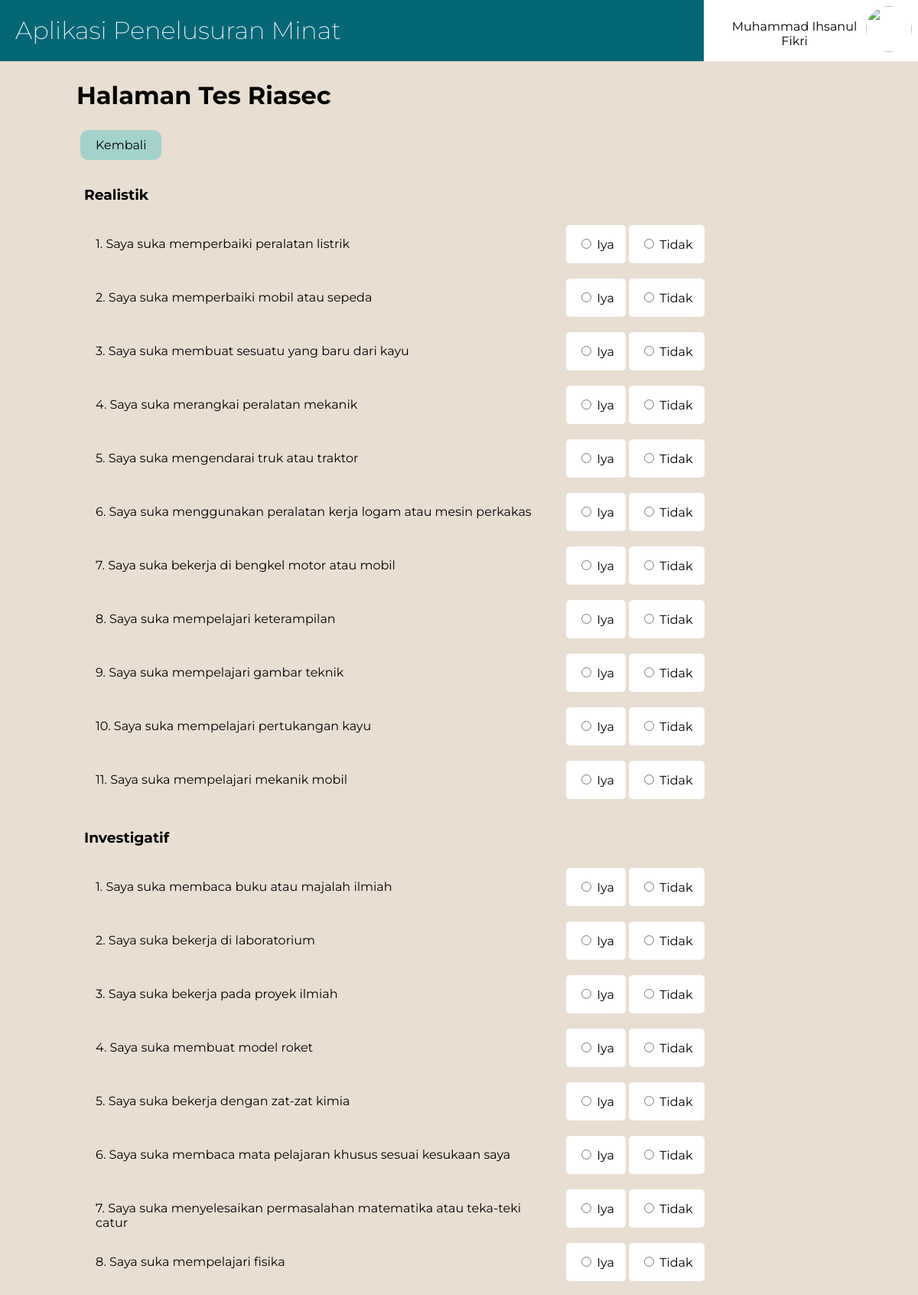
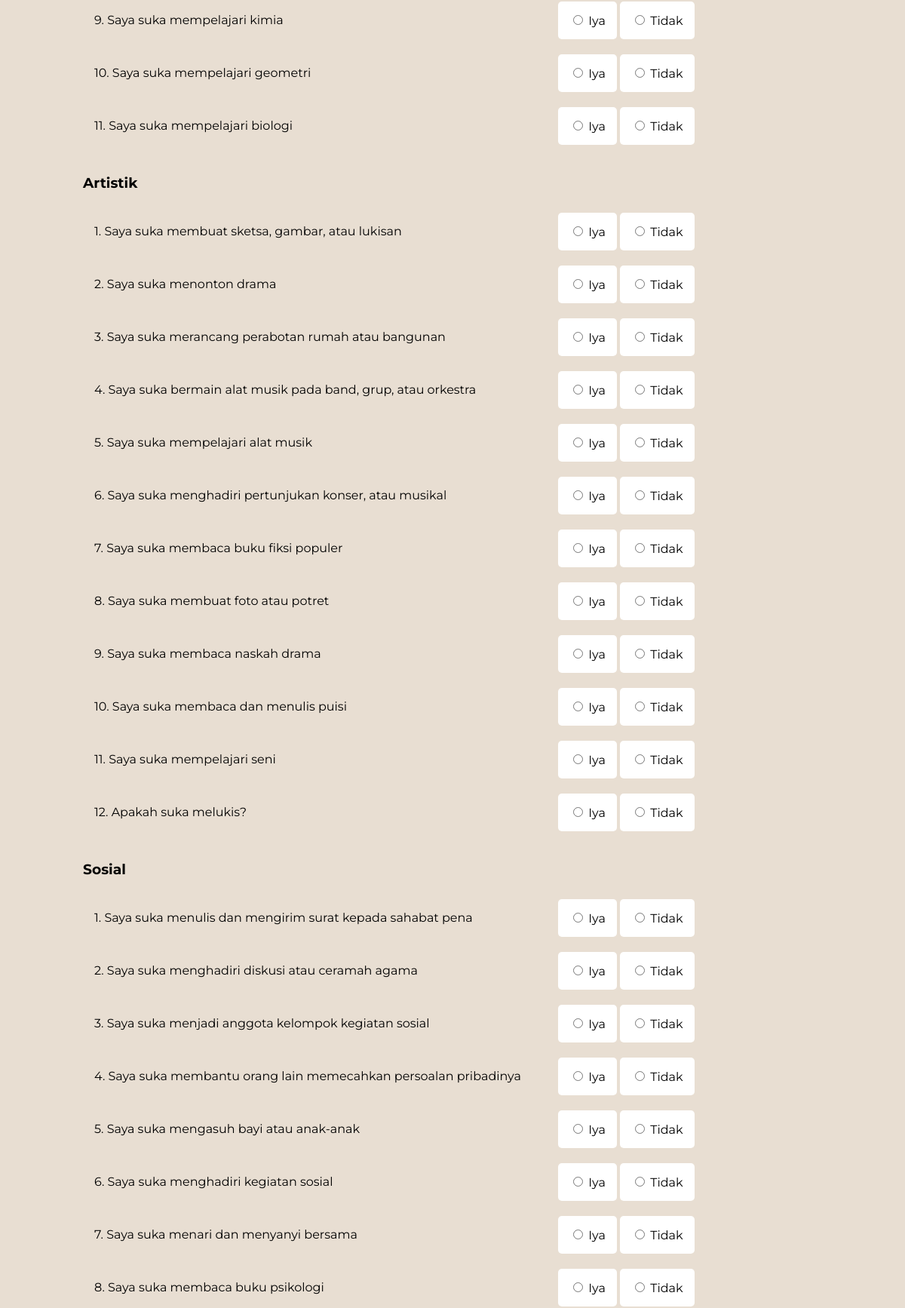
Screenshot of /tes_ulang.php (signed in, upper part) with the database file from the repository (2 pictures, top to bottom).
### tables this page shows
CREATE TABLE `soal` (
  `id_soal` int(11) NOT NULL,
  `tipe` varchar(20) NOT NULL,
  `nomor` int(4) NOT NULL,
  `pertanyaan` varchar(255) NOT NULL
);

### tes_ulang.php (the view, shortened to what this page needs)
<!DOCTYPE html>
<html>
<head>
	<link rel="stylesheet" type="text/css" href="tes.css">
</head>
<body>
	<div class="navbar">
		<a href="index.php"><h1>Aplikasi Penelusuran Minat</h1></a>
		<?php
			if (isset($_SESSION['status'])) {
				if ($_SESSION['status']=='login') {
					echo "<div class='menu'>
							<img src='fotoprofil/".$_SESSION['foto']."'>
							<p class='nama'>".$_SESSION['nama']."</p>
							<div class='submenu'>
								<ul>
									<li><a href='user_edit.php'>Profil</a></li><hr>
									<li><a href='hasil.php'>Lihat Hasil</a></li><hr>
									<li><a href='logout.php'>Keluar</a></li>
								</ul>
							</div>
						</div>";
				}
			}
			else{
				header('location:login.php?alert=belum_login');
			}
		?>
	</div>
	<div class="content">
		<h1>Halaman Tes Riasec</h1>
		<a class="kembali" href="index.php"> Kembali </a>
		<form method="post" action="hasil_tes.php">
			<?php
				include 'koneksi.php';
			?>
			<?php
			  	$query = mysqli_query($koneksi, "SELECT * FROM soal WHERE tipe='Realistik' ORDER BY nomor");
			  	echo "
					<div class='form-row'>
						<h3>Realistik</h3>
					</div>
					";
				while($data = mysqli_fetch_array($query,MYSQLI_ASSOC)){
					echo "
						<div class='form-row'>
							<div class='form-question'>
								<p>$data[nomor]. $data[pertanyaan]</p>
							</div>
							<div class='form-answer'>
								<input type='radio' id='iya$data[tipe]$data[nomor]' name='$data[tipe]$data[nomor]' value='iya' required>
								<label for='iya$data[tipe]$data[nomor]'>Iya</label>
							</div>
							<div class='form-answer'>
								<input type='radio' id='tidak$data[tipe]$data[nomor]' name='$data[tipe]$data[nomor]' value='tidak' required>
								<label for='tidak$data[tipe]$data[nomor]'>Tidak</label>
							</div>
						</div>
					";
				}
				$query = mysqli_query($koneksi, "SELECT * FROM soal WHERE tipe='Investigatif' ORDER BY nomor");
			  	echo "
					<div class='form-row'>
						<h3>Investigatif</h3>
					</div>
					";
				while($data = mysqli_fetch_array($query,MYSQLI_ASSOC)){
					echo "
						<div class='form-row'>
							<div class='form-question'>
								<p>$data[nomor]. $data[pertanyaan]</p>
							</div>
							<div class='form-answer'>
								<input type='radio' id='iya$data[tipe]$data[nomor]' name='$data[tipe]$data[nomor]' value='iya' required>
								<label for='iya$data[tipe]$data[nomor]'>Iya</label>
							</div>
							<div class='form-answer'>
								<input type='radio' id='tidak$data[tipe]$data[nomor]' name='$data[tipe]$data[nomor]' value='tidak' required>
								<label for='tidak$data[tipe]$data[nomor]'>Tidak</label>
							</div>
						</div>
					";
				}
				$query = mysqli_query($koneksi, "SELECT * FROM soal WHERE tipe='Artistik' ORDER BY nomor");
			  	echo "
					<div class='form-row'>
						<h3>Artistik</h3>
					</div>
					";
				while($data = mysqli_fetch_array($query,MYSQLI_ASSOC)){
					echo "
						<div class='form-row'>
							<div class='form-question'>
								<p>$data[nomor]. $data[pertanyaan]</p>
							</div>
							<div class='form-answer'>
								<input type='radio' id='iya$data[tipe]$data[nomor]' name='$data[tipe]$data[nomor]' value='iya' required>
								<label for='iya$data[tipe]$data[nomor]'>Iya</label>
							</div>
							<div class='form-answer'>
								<input type='radio' id='tidak$data[tipe]$data[nomor]' name='$data[tipe]$data[nomor]' value='tidak' required>
								<label for='tidak$data[tipe]$data[nomor]'>Tidak</label>
							</div>
						</div>
					";
				}
				$query = mysqli_query($koneksi, "SELECT * FROM soal WHERE tipe='Sosial' ORDER BY nomor");
			  	echo "
					<div class='form-row'>
						<h3>Sosial</h3>
					</div>
					";
				while($data = mysqli_fetch_array($query,MYSQLI_ASSOC)){
					echo "
						<div class='form-row'>
							<div class='form-question'>
								<p>$data[nomor]. $data[pertanyaan]</p>
							</div>
							<div class='form-answer'>
								<input type='radio' id='iya$data[tipe]$data[nomor]' name='$data[tipe]$data[nomor]' value='iya' required>
								<label for='iya$data[tipe]$data[nomor]'>Iya</label>
							</div>
							<div class='form-answer'>
								<input type='radio' id='tidak$data[tipe]$data[nomor]' name='$data[tipe]$data[nomor]' value='tidak' required>
								<label for='tidak$data[tipe]$data[nomor]'>Tidak</label>
							</div>
						</div>
					";
				}
			?>
		</form>
	</div>
</body>
</html>

### tes.css (style rules this page uses)
body { padding: 0; margin: 0; background-color: #E8DED2; font-family: 'Montserrat', sans-serif; }
.navbar { margin: 0; padding: 0; background-color: #056676; width: 100%; min-height: 80px; }
.navbar h1 { margin: 0; float: left; padding: 20px; color: white; font-family: 'Montserrat', sans-serif; font-weight: 200; }
.navbar .menu { background-color: white; display: inline-block; float: right; width: 280px; height: 80px; position: relative; }
.navbar .menu .nama { text-align: center; margin: 0; padding: 10px; min-height: 30px; width: 240px; position: relative; top: 15px; left: 10px; }
.navbar .menu img { width: 60px; height: 60px; border-radius: 50px; float: right; padding: 5px; margin-top: 3px; margin-right: 3px; }
.content { margin: 25px auto; width: 1000px; position: relative; }
.content a { display: inline-block; padding: 10px 20px; margin: 5px; border-radius: 10px; background-color: #A3D2CA; text-decoration: none; color: black; }
.content form { position: relative; }
.content form .form-row { width: 100%; height: 50px; padding: 10px; }
.content form .form-row .form-question { width: 60%; float: left; padding: 15px; }
.content form .form-row .form-question p { margin: 0; }
.content form .form-row .form-answer { display: inline-block; background-color: white; padding: 15px; border-radius: 5px; }

### rows the page displays
soal: nomor "1", pertanyaan "Saya suka memperbaiki peralatan listrik"
soal: nomor "2", pertanyaan "Saya suka memperbaiki mobil atau sepeda"
soal: nomor "3", pertanyaan "Saya suka membuat sesuatu yang baru dari kayu"
soal: nomor "4", pertanyaan "Saya suka merangkai peralatan mekanik"
soal: nomor "5", pertanyaan "Saya suka mengendarai truk atau traktor"
soal: nomor "6", pertanyaan "Saya suka menggunakan peralatan kerja logam atau mesin perkakas"
soal: nomor "7", pertanyaan "Saya suka bekerja di bengkel motor atau mobil"
soal: nomor "8", pertanyaan "Saya suka mempelajari keterampilan"
soal: nomor "9", pertanyaan "Saya suka mempelajari gambar teknik"
soal: nomor "10", pertanyaan "Saya suka mempelajari pertukangan kayu"
soal: nomor "11", pertanyaan "Saya suka mempelajari mekanik mobil"
soal: nomor "1", pertanyaan "Saya suka membaca buku atau majalah ilmiah"
soal: nomor "2", pertanyaan "Saya suka bekerja di laboratorium"
soal: nomor "3", pertanyaan "Saya suka bekerja pada proyek ilmiah"
soal: nomor "4", pertanyaan "Saya suka membuat model roket"
soal: nomor "5", pertanyaan "Saya suka bekerja dengan zat-zat kimia"
soal: nomor "6", pertanyaan "Saya suka membaca mata pelajaran khusus sesuai kesukaan saya"
soal: nomor "7", pertanyaan "Saya suka menyelesaikan permasalahan matematika atau teka-teki catur"
soal: nomor "8", pertanyaan "Saya suka mempelajari fisika"
soal: nomor "9", pertanyaan "Saya suka mempelajari kimia"
soal: nomor "10", pertanyaan "Saya suka mempelajari geometri"
soal: nomor "11", pertanyaan "Saya suka mempelajari biologi"
soal: nomor "1", pertanyaan "Saya suka membuat sketsa, gambar, atau lukisan"
soal: nomor "2", pertanyaan "Saya suka menonton drama"
soal: nomor "3", pertanyaan "Saya suka merancang perabotan rumah atau bangunan"
soal: nomor "4", pertanyaan "Saya suka bermain alat musik pada band, grup, atau orkestra"
soal: nomor "5", pertanyaan "Saya suka mempelajari alat musik"
soal: nomor "6", pertanyaan "Saya suka menghadiri pertunjukan konser, atau musikal"
soal: nomor "7", pertanyaan "Saya suka membaca buku fiksi populer"
soal: nomor "8", pertanyaan "Saya suka membuat foto atau potret"
soal: nomor "9", pertanyaan "Saya suka membaca naskah drama"
soal: nomor "10", pertanyaan "Saya suka membaca dan menulis puisi"
soal: nomor "11", pertanyaan "Saya suka mempelajari seni"
soal: nomor "12", pertanyaan "Apakah suka melukis?"
soal: nomor "1", pertanyaan "Saya suka menulis dan mengirim surat kepada sahabat pena"
soal: nomor "2", pertanyaan "Saya suka menghadiri diskusi atau ceramah agama"
soal: nomor "3", pertanyaan "Saya suka menjadi anggota kelompok kegiatan sosial"
soal: nomor "4", pertanyaan "Saya suka membantu orang lain memecahkan persoalan pribadinya"
soal: nomor "5", pertanyaan "Saya suka mengasuh bayi atau anak-anak"
soal: nomor "6", pertanyaan "Saya suka menghadiri kegiatan sosial"
soal: nomor "7", pertanyaan "Saya suka menari dan menyanyi bersama"
soal: nomor "8", pertanyaan "Saya suka membaca buku psikologi"

### other values shown
$_SESSION['nama'] "Muhammad Ihsanul Fikri"
